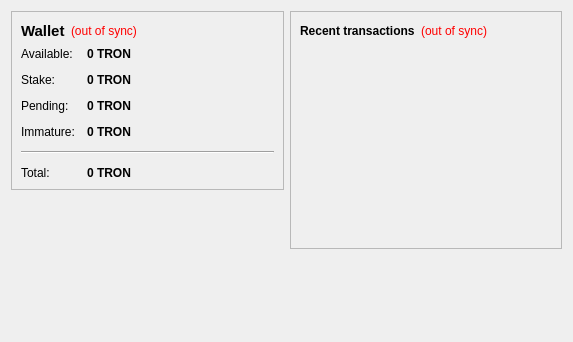
<?xml version="1.0" encoding="UTF-8"?>
<ui version="4.0">
 <class>OverviewPage</class>
 <widget class="QWidget" name="OverviewPage">
  <property name="geometry">
   <rect>
    <x>0</x>
    <y>0</y>
    <width>573</width>
    <height>342</height>
   </rect>
  </property>
  <property name="windowTitle">
   <string>Form</string>
  </property>
  <layout class="QHBoxLayout" name="horizontalLayout" stretch="1,1">
   <item>
    <layout class="QVBoxLayout" name="verticalLayout_2">
     <item>
      <widget class="QFrame" name="frame">
       <property name="frameShape">
        <enum>QFrame::StyledPanel</enum>
       </property>
       <property name="frameShadow">
        <enum>QFrame::Raised</enum>
       </property>
       <layout class="QVBoxLayout" name="verticalLayout_4">
        <item>
         <layout class="QHBoxLayout" name="horizontalLayout_4">
          <item>
           <widget class="QLabel" name="label_5">
            <property name="font">
             <font>
              <pointsize>11</pointsize>
              <weight>75</weight>
              <bold>true</bold>
             </font>
            </property>
            <property name="text">
             <string>Wallet</string>
            </property>
           </widget>
          </item>
          <item>
           <widget class="QLabel" name="labelWalletStatus">
            <property name="toolTip">
             <string>The displayed information may be out of date. Your wallet automatically synchronizes with the Positron network after a connection is established, but this process has not completed yet.</string>
            </property>
            <property name="styleSheet">
             <string notr="true">QLabel { color: red; }</string>
            </property>
            <property name="text">
             <string notr="true">(out of sync)</string>
            </property>
            <property name="alignment">
             <set>Qt::AlignLeading|Qt::AlignLeft|Qt::AlignVCenter</set>
            </property>
           </widget>
          </item>
          <item>
           <spacer name="horizontalSpacer_2">
            <property name="orientation">
             <enum>Qt::Horizontal</enum>
            </property>
            <property name="sizeHint" stdset="0">
             <size>
              <width>40</width>
              <height>20</height>
             </size>
            </property>
           </spacer>
          </item>
         </layout>
        </item>
        <item>
         <layout class="QFormLayout" name="formLayout_2">
          <property name="fieldGrowthPolicy">
           <enum>QFormLayout::AllNonFixedFieldsGrow</enum>
          </property>
          <property name="horizontalSpacing">
           <number>12</number>
          </property>
          <property name="verticalSpacing">
           <number>12</number>
          </property>
          <item row="0" column="0">
           <widget class="QLabel" name="label">
            <property name="text">
             <string>Available:</string>
            </property>
           </widget>
          </item>
          <item row="0" column="1">
           <widget class="QLabel" name="labelBalance">
            <property name="font">
             <font>
              <weight>75</weight>
              <bold>true</bold>
             </font>
            </property>
            <property name="cursor">
             <cursorShape>IBeamCursor</cursorShape>
            </property>
            <property name="toolTip">
             <string>Your current spendable balance</string>
            </property>
            <property name="text">
             <string notr="true">0 TRON</string>
            </property>
            <property name="textInteractionFlags">
             <set>Qt::LinksAccessibleByMouse|Qt::TextSelectableByKeyboard|Qt::TextSelectableByMouse</set>
            </property>
           </widget>
          </item>
          <item row="1" column="0">
           <widget class="QLabel" name="label_6">
            <property name="text">
             <string>Stake:</string>
            </property>
           </widget>
          </item>
          <item row="1" column="1">
           <widget class="QLabel" name="labelStake">
            <property name="font">
             <font>
              <weight>75</weight>
              <bold>true</bold>
             </font>
            </property>
            <property name="cursor">
             <cursorShape>IBeamCursor</cursorShape>
            </property>
            <property name="toolTip">
             <string>Total of coins that was staked, and do not yet count toward the current balance</string>
            </property>
            <property name="text">
             <string notr="true">0 TRON</string>
            </property>
            <property name="textInteractionFlags">
             <set>Qt::LinksAccessibleByMouse|Qt::TextSelectableByKeyboard|Qt::TextSelectableByMouse</set>
            </property>
           </widget>
          </item>
          <item row="2" column="0">
           <widget class="QLabel" name="label_3">
            <property name="text">
             <string>Pending:</string>
            </property>
           </widget>
          </item>
          <item row="2" column="1">
           <widget class="QLabel" name="labelUnconfirmed">
            <property name="font">
             <font>
              <weight>75</weight>
              <bold>true</bold>
             </font>
            </property>
            <property name="cursor">
             <cursorShape>IBeamCursor</cursorShape>
            </property>
            <property name="toolTip">
             <string>Total of transactions that have yet to be confirmed, and do not yet count toward the current balance</string>
            </property>
            <property name="text">
             <string notr="true">0 TRON</string>
            </property>
            <property name="textInteractionFlags">
             <set>Qt::LinksAccessibleByMouse|Qt::TextSelectableByKeyboard|Qt::TextSelectableByMouse</set>
            </property>
           </widget>
          </item>
          <item row="3" column="0">
           <widget class="QLabel" name="labelImmatureText">
            <property name="text">
             <string>Immature:</string>
            </property>
           </widget>
          </item>
          <item row="3" column="1">
           <widget class="QLabel" name="labelImmature">
            <property name="font">
             <font>
              <weight>75</weight>
              <bold>true</bold>
             </font>
            </property>
            <property name="toolTip">
             <string>Mined balance that has not yet matured</string>
            </property>
            <property name="text">
             <string notr="true">0 TRON</string>
            </property>
            <property name="textInteractionFlags">
             <set>Qt::LinksAccessibleByMouse|Qt::TextSelectableByKeyboard|Qt::TextSelectableByMouse</set>
            </property>
           </widget>
          </item>
          <item row="4" column="0" colspan="2">
           <widget class="Line" name="line">
            <property name="orientation">
             <enum>Qt::Horizontal</enum>
            </property>
           </widget>
          </item>
          <item row="5" column="0">
           <widget class="QLabel" name="labelTotalText">
            <property name="text">
             <string>Total:</string>
            </property>
           </widget>
          </item>
          <item row="5" column="1">
           <widget class="QLabel" name="labelTotal">
            <property name="font">
             <font>
              <weight>75</weight>
              <bold>true</bold>
             </font>
            </property>
            <property name="cursor">
             <cursorShape>IBeamCursor</cursorShape>
            </property>
            <property name="toolTip">
             <string>Your current total balance</string>
            </property>
            <property name="text">
             <string notr="true">0 TRON</string>
            </property>
            <property name="textInteractionFlags">
             <set>Qt::LinksAccessibleByMouse|Qt::TextSelectableByKeyboard|Qt::TextSelectableByMouse</set>
            </property>
           </widget>
          </item>
         </layout>
        </item>
       </layout>
      </widget>
     </item>
     <item>
      <spacer name="verticalSpacer">
       <property name="orientation">
        <enum>Qt::Vertical</enum>
       </property>
       <property name="sizeHint" stdset="0">
        <size>
         <width>20</width>
         <height>40</height>
        </size>
       </property>
      </spacer>
     </item>
    </layout>
   </item>
   <item>
    <layout class="QVBoxLayout" name="verticalLayout_3">
     <item>
      <widget class="QFrame" name="frame_2">
       <property name="frameShape">
        <enum>QFrame::StyledPanel</enum>
       </property>
       <property name="frameShadow">
        <enum>QFrame::Raised</enum>
       </property>
       <layout class="QVBoxLayout" name="verticalLayout">
        <item>
         <layout class="QHBoxLayout" name="horizontalLayout_2">
          <item>
           <widget class="QLabel" name="label_4">
            <property name="text">
             <string>&lt;b&gt;Recent transactions&lt;/b&gt;</string>
            </property>
           </widget>
          </item>
          <item>
           <widget class="QLabel" name="labelTransactionsStatus">
            <property name="toolTip">
             <string>The displayed information may be out of date. Your wallet automatically synchronizes with the Positron network after a connection is established, but this process has not completed yet.</string>
            </property>
            <property name="styleSheet">
             <string notr="true">QLabel { color: red; }</string>
            </property>
            <property name="text">
             <string notr="true">(out of sync)</string>
            </property>
            <property name="alignment">
             <set>Qt::AlignRight|Qt::AlignTrailing|Qt::AlignVCenter</set>
            </property>
           </widget>
          </item>
          <item>
           <spacer name="horizontalSpacer">
            <property name="orientation">
             <enum>Qt::Horizontal</enum>
            </property>
            <property name="sizeHint" stdset="0">
             <size>
              <width>40</width>
              <height>20</height>
             </size>
            </property>
           </spacer>
          </item>
         </layout>
        </item>
        <item>
         <widget class="QListView" name="listTransactions">
          <property name="styleSheet">
           <string notr="true">QListView { background: transparent; }</string>
          </property>
          <property name="frameShape">
           <enum>QFrame::NoFrame</enum>
          </property>
          <property name="verticalScrollBarPolicy">
           <enum>Qt::ScrollBarAlwaysOff</enum>
          </property>
          <property name="horizontalScrollBarPolicy">
           <enum>Qt::ScrollBarAlwaysOff</enum>
          </property>
          <property name="selectionMode">
           <enum>QAbstractItemView::NoSelection</enum>
          </property>
         </widget>
        </item>
       </layout>
      </widget>
     </item>
     <item>
      <spacer name="verticalSpacer_2">
       <property name="orientation">
        <enum>Qt::Vertical</enum>
       </property>
       <property name="sizeHint" stdset="0">
        <size>
         <width>20</width>
         <height>40</height>
        </size>
       </property>
      </spacer>
     </item>
    </layout>
   </item>
  </layout>
 </widget>
 <resources/>
 <connections/>
</ui>
